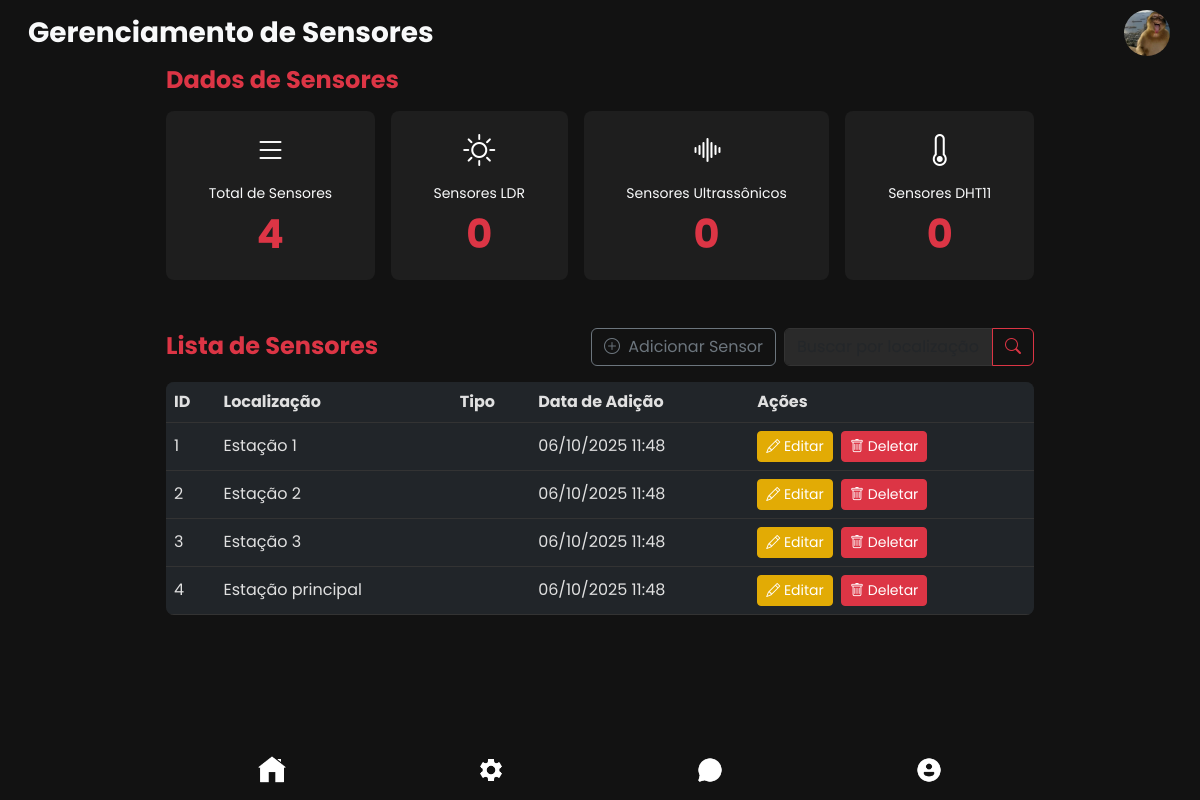
/public/adm/sensores.php (signed in), run on an earlier commit of the app's database.
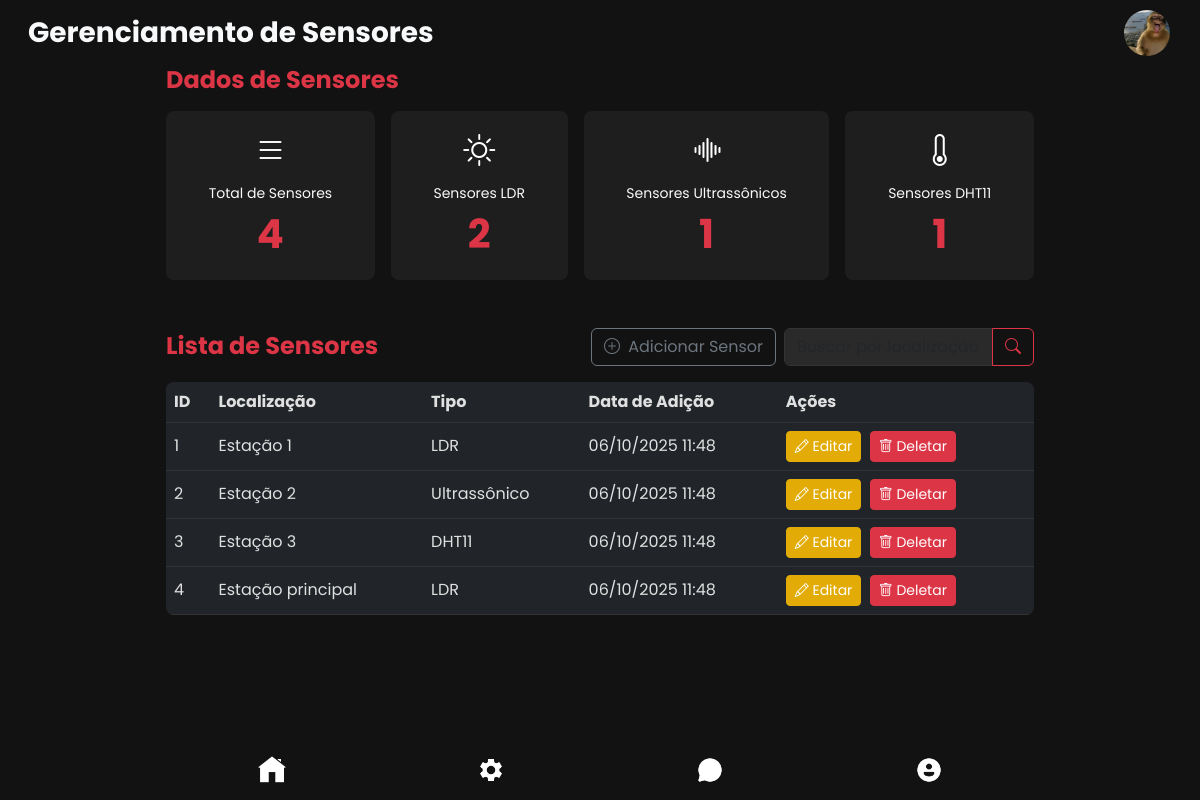
And on a later commit of the database.
### tables this page shows
CREATE TABLE sensores (
    id INT AUTO_INCREMENT PRIMARY KEY,
    localizacao ENUM('Estação 1', 'Estação 2', 'Estação 3', 'Estação principal') NOT NULL,
    tipo ENUM('LDR', 'Ultrassônico', 'DHT11') NOT NULL,  
    status ENUM('ativado', 'desativado') NOT NULL,
    data_hora_adicao DATETIME DEFAULT CURRENT_TIMESTAMP NOT NULL
);

### public/adm/sensores.php (the view, shortened to what the changed rows need)
<?php
require "../../config/bd.php";
$stmt_ldr = $conn->prepare("SELECT COUNT(*) as total FROM sensores WHERE tipo = 'LDR'");
$stmt_ldr->execute();
$sensores_ldr = $stmt_ldr->get_result()->fetch_assoc()['total'];
$stmt_ultrassonico = $conn->prepare("SELECT COUNT(*) as total FROM sensores WHERE tipo = 'Ultrassônico'");
$stmt_ultrassonico->execute();
$sensores_ultrassonico = $stmt_ultrassonico->get_result()->fetch_assoc()['total'];
$stmt_dht11 = $conn->prepare("SELECT COUNT(*) as total FROM sensores WHERE tipo = 'DHT11'");
$stmt_dht11->execute();
$sensores_dht11 = $stmt_dht11->get_result()->fetch_assoc()['total'];
$busca = $_GET['busca'] ?? '';
$where_clause = !empty($busca) ? "WHERE (localizacao LIKE ? OR tipo LIKE ?)" : "";
$stmt_sensores = $conn->prepare("SELECT id, localizacao, tipo, data_hora_adicao
                                     FROM sensores $where_clause
                                     ORDER BY id ASC
                                     LIMIT 20");
$stmt_sensores->execute();
$sensores = $stmt_sensores->get_result()->fetch_all(MYSQLI_ASSOC);
?>
<!DOCTYPE html>
<html lang="pt-BR">
<head>
    <link href="https://cdn.jsdelivr.net/npm/bootstrap@5.3.0/dist/css/bootstrap.min.css" rel="stylesheet" />
    <link rel="stylesheet" href="https://cdn.jsdelivr.net/npm/bootstrap-icons@1.11.0/font/bootstrap-icons.css">
</head>
<body>
    <header class="bg-transparent">
        <nav class="navbar navbar-expand-lg navbar-dark bg-transparent px-3 py-2">
            <div class="container-fluid">
                <div class="d-flex justify-content-between align-items-center w-100">
                    <div class="text-oi">
                        <h1 class="text-light fw-bold mb-0 fs-3">Gerenciamento de Sensores</h1>
                    </div>
                </div>
            </div>
        </nav>
    </header>
    <main class="container px-3" style="max-width: 900px; margin-bottom: 2rem;">
        <div class="stats mb-5">
            <div class="stats-grid d-flex flex-wrap justify-content-between gap-3">
                <div class="card card-hover d-flex flex-column align-items-center text-center rounded-3 flex-fill p-3">
                    <div class="stat-text w-100">
                        <div class="stat-label text-light small">Sensores LDR</div>
                        <div class="stat-number"><?php echo number_format($sensores_ldr); ?></div>
                    </div>
                </div>
                <div class="card card-hover d-flex flex-column align-items-center text-center rounded-3 flex-fill p-3">
                    <div class="stat-text w-100">
                        <div class="stat-label text-light small">Sensores Ultrassônicos</div>
                        <div class="stat-number"><?php echo number_format($sensores_ultrassonico); ?></div>
                    </div>
                </div>
                <div class="card card-hover d-flex flex-column align-items-center text-center rounded-3 flex-fill p-3">
                    <div class="stat-text w-100">
                        <div class="stat-label text-light small">Sensores DHT11</div>
                        <div class="stat-number"><?php echo number_format($sensores_dht11); ?></div>
                    </div>
                </div>
            </div>
        </div>
        <div class="atividades mb-5">
            <div class="table-responsive">
                <table class="table table-dark table-hover rounded-3 overflow-hidden" id="sensoresTable">
                    <thead>
                        <tr>
                            <th scope="col">ID</th>
                            <th scope="col">Localização</th>
                            <th scope="col">Tipo</th>
                            <th scope="col">Data de Adição</th>
                            <th scope="col">Ações</th>
                        </tr>
                    </thead>
                    <tbody>
                        <?php if (!empty($sensores)): ?>
                            <?php foreach ($sensores as $sensor): ?>
                                <tr data-localizacao="<?php echo strtolower($sensor['localizacao']); ?>" data-tipo="<?php echo strtolower($sensor['tipo']); ?>">
                                    <td><?php echo $sensor['id']; ?></td>
                                    <td><?php echo htmlspecialchars($sensor['localizacao']); ?></td>
                                    <td><?php echo htmlspecialchars($sensor['tipo']); ?></td>
                                    <td><?php echo date('d/m/Y H:i', strtotime($sensor['data_hora_adicao'])); ?></td>
                                    <td>
                                        <button class="btn btn-sm btn-warning me-1" onclick="editarSensor(<?php echo $sensor['id']; ?>, '<?php echo htmlspecialchars(addslashes($sensor['localizacao'])); ?>', '<?php echo htmlspecialchars(addslashes($sensor['tipo'])); ?>')">
                                            <i class="bi bi-pencil"></i> Editar
                                        </button>
                                        <form method="POST" action="model/sensor.php?id=<?php echo $sensor['id']; ?>" style="display: inline;" onsubmit="return confirm('Deletar este sensor? Ação irreversível!');">
                                            <button type="submit" name="deletar" class="btn btn-sm btn-danger"><i class="bi bi-trash"></i> Deletar</button>
                                        </form>
                                    </td>
                                </tr>
                            <?php endforeach; ?>
                        <?php else: ?>
                            <tr>
                                <td colspan="5" class="text-center text-light">Nenhum sensor encontrado.</td>
                            </tr>
                        <?php endif; ?>
                    </tbody>
                </table>
            </div>
        </div>
    </main>
</body>
</html>

What changed in the data, as far as the page shows it:
changed sensores "Estação 1": tipo (not shown) → "LDR"
changed sensores "Estação 2": tipo (not shown) → "Ultrassônico"
changed sensores "Estação 3": tipo (not shown) → "DHT11"
changed sensores "Estação principal": tipo (not shown) → "LDR"
Also different on the page:
$sensores_ldr: "0" → "2"
$sensores_ultrassonico: "0" → "1"
$sensores_dht11: "0" → "1"
